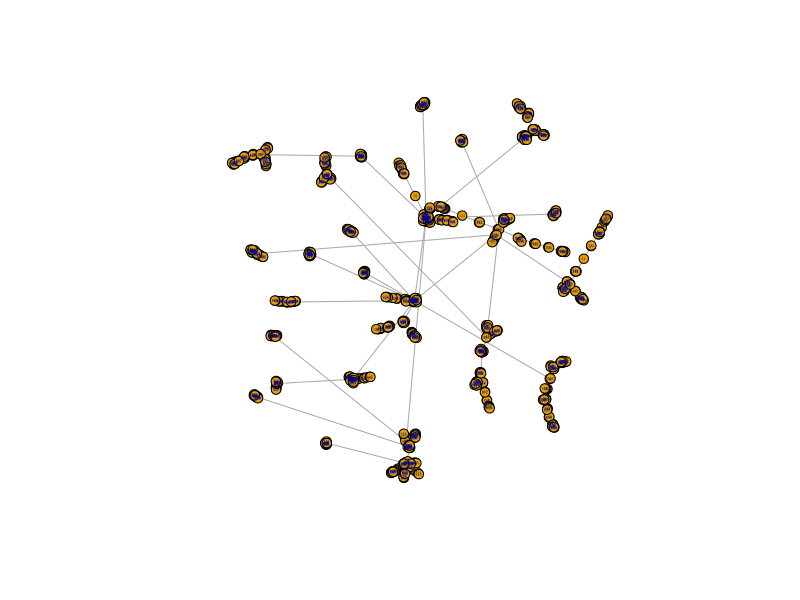
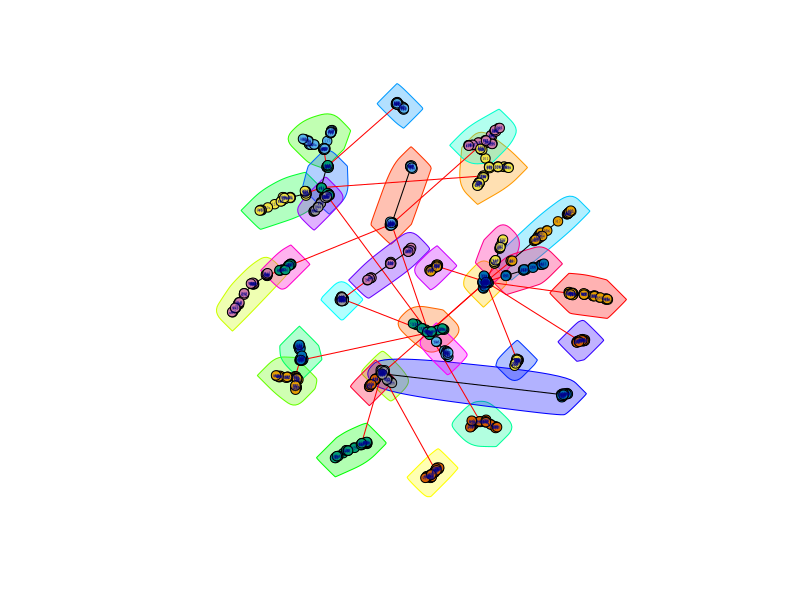
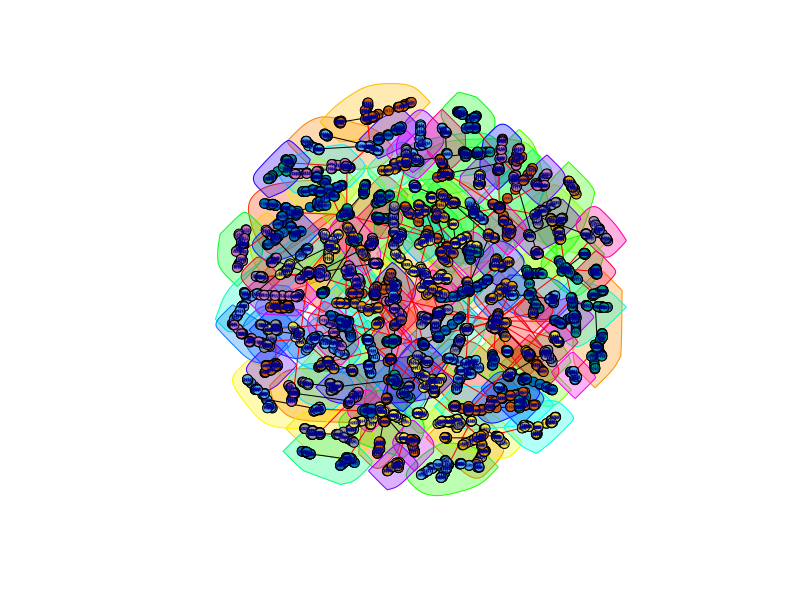
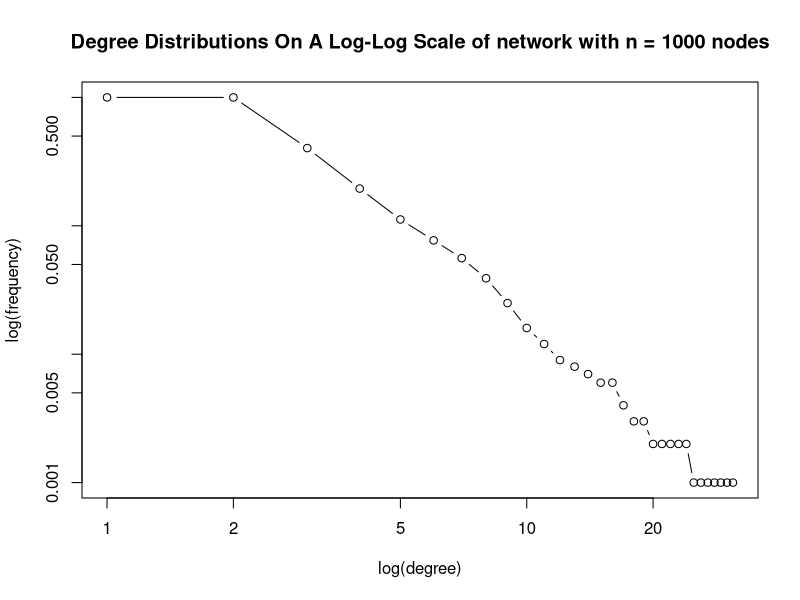
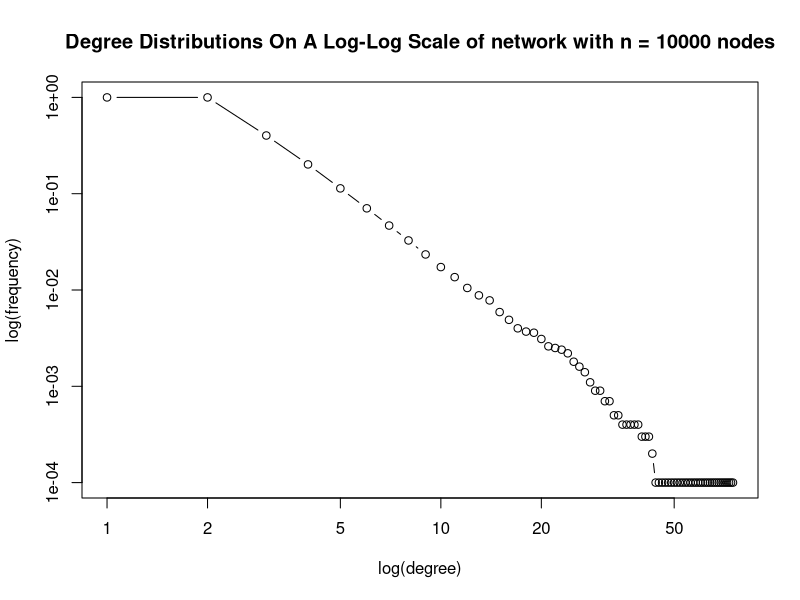
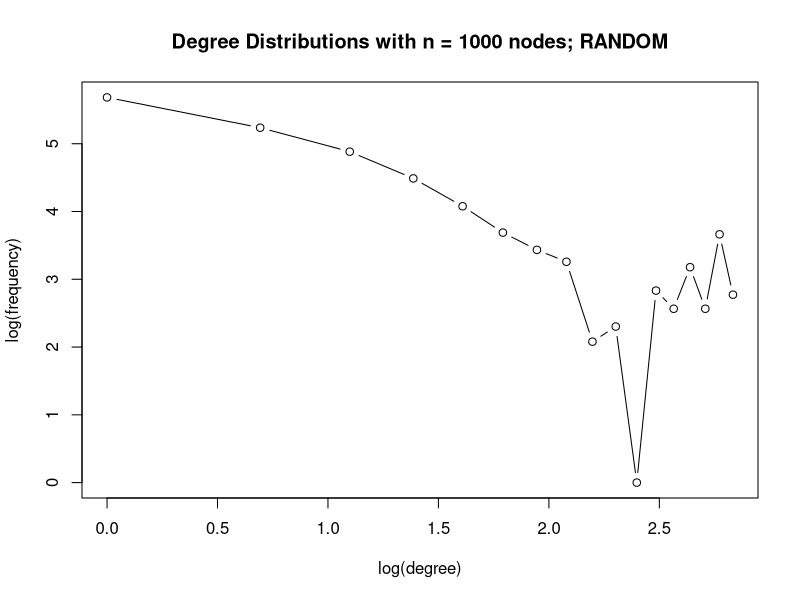
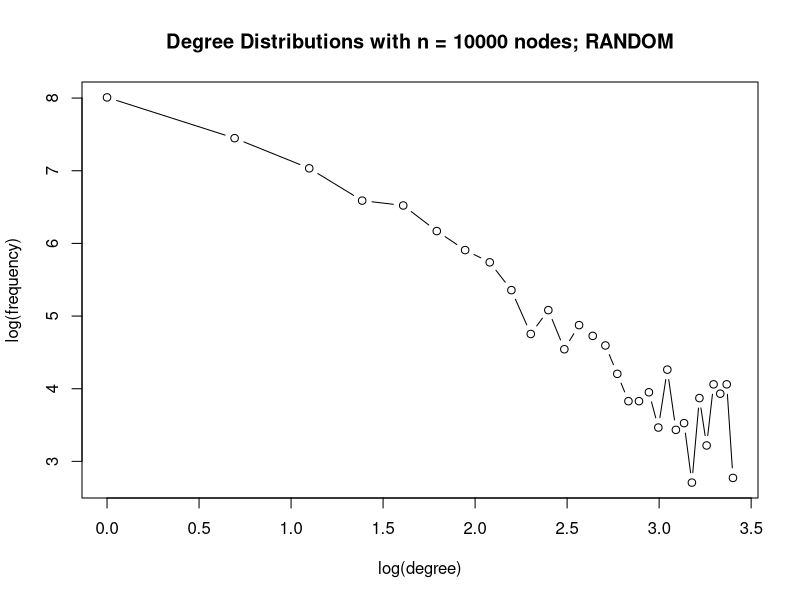

Source code (R) for these figures, in order: (Note: a time limit stopped this script after it produced the figures.)
install.packages("igraph")

library(igraph)

library("ggplot2")

connected = 0
for (i in seq(1:1000)){
    g<- barabasi.game(1000, m = 1,directed=FALSE)
    #print(is.connected(g))
    if (is.connected(g) == TRUE){
        print(is.connected(g))
        connected<- connected + 1
    }
}
    plot(g,vertex.size=5, vertex.label.cex=0.2)

#Such a network is always connected

g1<- barabasi.game(1000, m = 1,directed=FALSE)
fg1<- cluster_fast_greedy(g1)
print(fg1)
mod1<- modularity(fg1)
print(mod1)

plot(fg1,g1,vertex.size=5, vertex.label.cex=0.2)


g2<- barabasi.game(10000, m = 1,directed=FALSE)
fg2<- cluster_fast_greedy(g2)
mod2<- modularity(fg2)
print(mod2)
plot(fg2,g2,vertex.size=5, vertex.label.cex=0.2)

#the modularity is higher with more nodes. 

x1<- degree_distribution(g1, mode="in", cumulative=TRUE)
x2<- degree_distribution(g2, mode="in", cumulative=TRUE)

plot(x1, log="xy",type="b", main="Degree Distributions On A Log-Log Scale of network with n = 1000 nodes", xlab = "log(degree)", ylab = "log(frequency)") 
logdeg1 <- log(seq(1,length(x1[-1]))) 
logdistrib1 <- log(x1[-1])

idx1 <- which(logdistrib1 != -Inf, arr.ind=TRUE)
logdistrib1<- logdistrib1[c(idx1)]
logdeg1 <- logdeg1[c(idx1)]

lm(logdistrib1~logdeg1)

plot(x2, log="xy",type="b", main="Degree Distributions On A Log-Log Scale of network with n = 10000 nodes", xlab = "log(degree)", ylab = "log(frequency)")
logdeg2 <- log(seq(1,length(x2[-1]))) 
logdistrib2 <- log(x2[-1])

idx2 <- which(logdistrib2 != -Inf, arr.ind=TRUE)
logdistrib2<- logdistrib2[c(idx2)]
logdeg2 <- logdeg2[c(idx2)]

lm(logdistrib2~logdeg2)

g1<- barabasi.game(1000, m = 1,directed=FALSE)
g2<- barabasi.game(10000, m = 1,directed=FALSE)

degreelist <- c()
for (i in 1:1000) 
{
    node_i <- sample(vcount(g1), 1) 
    neighbors_node_i <- neighbors(g1, node_i)
    node_j <- sample(neighbors_node_i, 1)   
    degreelist <- c(degreelist, degree(g1, node_j))
}
   
data_j <- as.data.frame(table(degreelist))
log_degree_neighbors <- log(as.numeric(data_j$degreelist))
log_distribution_neighbors <- log(as.numeric(data_j$Freq))

plot(log_degree_neighbors,log_distribution_neighbors, type = "b", main = "Degree Distributions with n = 1000 nodes; RANDOM", xlab = "log(degree)", ylab = "log(frequency)")

lm(log_distribution_neighbors ~ log_degree_neighbors)


degreelist2 <- c()
for (i in 1:10000) 
{
    node_i2 <- sample(vcount(g2), 1) 
    neighbors_node_i2 <- neighbors(g2, node_i2)
    node_j2<- sample(neighbors_node_i2, 1)   
    degreelist2 <- c(degreelist2, degree(g2, node_j2))
}
   
data_j2 <- as.data.frame(table(degreelist2))
log_degree_neighbors2 <- log(as.numeric(data_j2$degreelist2))
log_distribution_neighbors2 = log(as.numeric(data_j2$Freq))

plot(log_degree_neighbors2,log_distribution_neighbors2, type = "b", main = "Degree Distributions with n = 10000 nodes; RANDOM", xlab = "log(degree)", ylab = "log(frequency)")

lm(log_distribution_neighbors2 ~ log_degree_neighbors2)

listdegree = rep(0, 1000)

for(i in 1:10000){
    g <- barabasi.game(1000, m = 1 ,directed=FALSE)
    listdegree <- listdegree + degree(g)
}
listdegree <- listdegree / 10000
plot(c(1000:1),listdegree,xlab="Aging",ylab="Degree")

#the degree increases exponentially as  the age of the nodes increases

#a
connected = 0
for (i in seq(1:1000)){
    g<- barabasi.game(1000, m = 2,directed=FALSE)
    #print(is.connected(g))
    if (is.connected(g) == TRUE){
        print(is.connected(g))
        connected<- connected + 1
    }
}
    plot(g,vertex.size=5, vertex.label.cex=0.2)


#b
g1<- barabasi.game(1000, m = 2,directed=FALSE)
fg1<- cluster_fast_greedy(g1)
print(fg1)
mod1<- modularity(fg1)
print(mod1)

plot(fg1,g1,vertex.size=5, vertex.label.cex=0.2)
#c
g2<- barabasi.game(10000, m = 2,directed=FALSE)
fg2<- cluster_fast_greedy(g2)
mod2<- modularity(fg2)
print(mod2)
plot(fg2,g2,vertex.size=5, vertex.label.cex=0.2)

#the modularity is higher with more nodes. 
#d
x1<- degree_distribution(g1, mode="in", cumulative=TRUE)
x2<- degree_distribution(g2, mode="in", cumulative=TRUE)

plot(x1, log="xy",type="b", main="Degree Distributions On A Log-Log Scale of network with n = 1000 nodes", xlab = "log(degree)", ylab = "log(frequency)") 
logdeg1 <- log(seq(1,length(x1[-1]))) 
logdistrib1 <- log(x1[-1])

idx1 <- which(logdistrib1 != -Inf, arr.ind=TRUE)
logdistrib1<- logdistrib1[c(idx1)]
logdeg1 <- logdeg1[c(idx1)]

lm(logdistrib1~logdeg1)

plot(x2, log="xy",type="b", main="Degree Distributions On A Log-Log Scale of network with n = 10000 nodes", xlab = "log(degree)", ylab = "log(frequency)")
logdeg2 <- log(seq(1,length(x2[-1]))) 
logdistrib2 <- log(x2[-1])

idx2 <- which(logdistrib2 != -Inf, arr.ind=TRUE)
logdistrib2<- logdistrib2[c(idx2)]
logdeg2 <- logdeg2[c(idx2)]

lm(logdistrib2~logdeg2)
#e
g1<- barabasi.game(1000, m = 2,directed=FALSE)
g2<- barabasi.game(10000, m = 2,directed=FALSE)

degreelist <- c()
for (i in 1:1000) 
{
    node_i <- sample(vcount(g1), 1) 
    neighbors_node_i <- neighbors(g1, node_i)
    node_j <- sample(neighbors_node_i, 1)   
    degreelist <- c(degreelist, degree(g1, node_j))
}
   
data_j <- as.data.frame(table(degreelist))
log_degree_neighbors <- log(as.numeric(data_j$degreelist))
log_distribution_neighbors <- log(as.numeric(data_j$Freq))

plot(log_degree_neighbors,log_distribution_neighbors, type = "b", main = "Degree Distributions with n = 1000 nodes; RANDOM", xlab = "log(degree)", ylab = "log(frequency)")

lm(log_distribution_neighbors ~ log_degree_neighbors)


degreelist2 <- c()
for (i in 1:10000) 
{
    node_i2 <- sample(vcount(g2), 1) 
    neighbors_node_i2 <- neighbors(g2, node_i2)
    node_j2<- sample(neighbors_node_i2, 1)   
    degreelist2 <- c(degreelist2, degree(g2, node_j2))
}
   
data_j2 <- as.data.frame(table(degreelist2))
log_degree_neighbors2 <- log(as.numeric(data_j2$degreelist2))
log_distribution_neighbors2 = log(as.numeric(data_j2$Freq))

plot(log_degree_neighbors2,log_distribution_neighbors2, type = "b", main = "Degree Distributions with n = 10000 nodes; RANDOM", xlab = "log(degree)", ylab = "log(frequency)")

lm(log_distribution_neighbors2 ~ log_degree_neighbors2)
#f
listdegree = rep(0, 1000)

for(i in 1:10000){
    g <- barabasi.game(1000, m = 2 ,directed=FALSE)
    listdegree <- listdegree + degree(g)
}
listdegree <- listdegree / 10000
plot(c(1000:1),listdegree,xlab="Aging",ylab="Degree")

#the degree increases exponentially as  the age of the nodes increases

#a
connected = 0
for (i in seq(1:1000)){
    g<- barabasi.game(1000, m = 5,directed=FALSE)
    #print(is.connected(g))
    if (is.connected(g) == TRUE){
        print(is.connected(g))
        connected<- connected + 1
    }
}
    plot(g,vertex.size=5, vertex.label.cex=0.2)


#b
g1<- barabasi.game(1000, m = 5,directed=FALSE)
fg1<- cluster_fast_greedy(g1)
print(fg1)
mod1<- modularity(fg1)
print(mod1)

plot(fg1,g1,vertex.size=5, vertex.label.cex=0.2)
#c
g2<- barabasi.game(10000, m = 5,directed=FALSE)
fg2<- cluster_fast_greedy(g2)
mod2<- modularity(fg2)
print(mod2)
plot(fg2,g2,vertex.size=5, vertex.label.cex=0.2)

#the modularity is higher with more nodes. 
#d
x1<- degree_distribution(g1, mode="in", cumulative=TRUE)
x2<- degree_distribution(g2, mode="in", cumulative=TRUE)

plot(x1, log="xy",type="b", main="Degree Distributions On A Log-Log Scale of network with n = 1000 nodes", xlab = "log(degree)", ylab = "log(frequency)") 
logdeg1 <- log(seq(1,length(x1[-1]))) 
logdistrib1 <- log(x1[-1])

idx1 <- which(logdistrib1 != -Inf, arr.ind=TRUE)
logdistrib1<- logdistrib1[c(idx1)]
logdeg1 <- logdeg1[c(idx1)]

lm(logdistrib1~logdeg1)

plot(x2, log="xy",type="b", main="Degree Distributions On A Log-Log Scale of network with n = 10000 nodes", xlab = "log(degree)", ylab = "log(frequency)")
logdeg2 <- log(seq(1,length(x2[-1]))) 
logdistrib2 <- log(x2[-1])

idx2 <- which(logdistrib2 != -Inf, arr.ind=TRUE)
logdistrib2<- logdistrib2[c(idx2)]
logdeg2 <- logdeg2[c(idx2)]

lm(logdistrib2~logdeg2)
#e
g1<- barabasi.game(1000, m = 5,directed=FALSE)
g2<- barabasi.game(10000, m = 5,directed=FALSE)

degreelist <- c()
for (i in 1:1000) 
{
    node_i <- sample(vcount(g1), 1) 
    neighbors_node_i <- neighbors(g1, node_i)
    node_j <- sample(neighbors_node_i, 1)   
    degreelist <- c(degreelist, degree(g1, node_j))
}
   
data_j <- as.data.frame(table(degreelist))
log_degree_neighbors <- log(as.numeric(data_j$degreelist))
log_distribution_neighbors <- log(as.numeric(data_j$Freq))

plot(log_degree_neighbors,log_distribution_neighbors, type = "b", main = "Degree Distributions with n = 1000 nodes; RANDOM", xlab = "log(degree)", ylab = "log(frequency)")

lm(log_distribution_neighbors ~ log_degree_neighbors)


degreelist2 <- c()
for (i in 1:10000) 
{
    node_i2 <- sample(vcount(g2), 1) 
    neighbors_node_i2 <- neighbors(g2, node_i2)
    node_j2<- sample(neighbors_node_i2, 1)   
    degreelist2 <- c(degreelist2, degree(g2, node_j2))
}
   
data_j2 <- as.data.frame(table(degreelist2))
log_degree_neighbors2 <- log(as.numeric(data_j2$degreelist2))
log_distribution_neighbors2 = log(as.numeric(data_j2$Freq))

plot(log_degree_neighbors2,log_distribution_neighbors2, type = "b", main = "Degree Distributions with n = 10000 nodes; RANDOM", xlab = "log(degree)", ylab = "log(frequency)")

lm(log_distribution_neighbors2 ~ log_degree_neighbors2)
#f
listdegree = rep(0, 1000)

for(i in 1:10000){
    g <- barabasi.game(1000, m = 5 ,directed=FALSE)
    listdegree <- listdegree + degree(g)
}
listdegree <- listdegree / 10000
plot(c(1000:1),listdegree,xlab="Aging",ylab="Degree")

#the degree increases exponentially as  the age of the nodes increases

g <- barabasi.game(1000, m = 1 ,directed=FALSE)
degree_seq <- degree(g)

graph2 <- sample_degseq(degree_seq, method="simple.no.multiple") 
fg <- cluster_fast_greedy(g)
cmsize <- sizes(fg)
degree_seqgraph2 = degree(graph2)
print(modularity(fg))


plot(fg,g,vertex.size=3, vertex.label.cex=0.2)
fgraph2 <- cluster_fast_greedy(graph2)
cmsizegraph2 <- sizes(fgraph2)
print(modularity(fgraph2))
plot(fgraph2,graph2,vertex.size=3, vertex.label.cex=0.2)

#first procedure, they're connected, meanwhile in the second they are not. 

#a
g <-sample_pa_age(n=1000, m=1, pa.exp=1, aging.exp=-1, directed=FALSE)
x <-degree.distribution(g)
plot(x, log ="xy", type = 'b', main= "Degree distribution for nodes,m n=1000", xlab="log(degree)", ylab=" log(frequency)")

logdeg <- log(seq(1,length(x[-1]))) 
logdistrib <- log(x[-1])

idx <- which( logdistrib != -Inf, arr.ind=TRUE)
logdistrib <- logdistrib[c(idx)]
logdeg <- logdeg[c(idx)]

lm(logdistrib~logdeg)



#1.3.b
fg <- cluster_fast_greedy(g)
mod <- modularity(fg)
print(mod)
plot(fg1,g1,vertex.size=5, vertex.label.cex=0.2)
